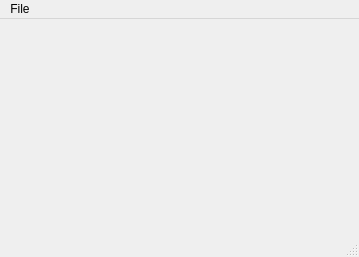
<?xml version="1.0" encoding="UTF-8"?>
<ui version="4.0">
 <class>MainWindow</class>
 <widget class="QMainWindow" name="MainWindow">
  <property name="geometry">
   <rect>
    <x>0</x>
    <y>0</y>
    <width>359</width>
    <height>257</height>
   </rect>
  </property>
  <property name="windowTitle">
   <string>MainWindow</string>
  </property>
  <widget class="QWidget" name="centralwidget"/>
  <widget class="QMenuBar" name="menubar">
   <property name="geometry">
    <rect>
     <x>0</x>
     <y>0</y>
     <width>359</width>
     <height>21</height>
    </rect>
   </property>
   <widget class="QMenu" name="menuFile">
    <property name="title">
     <string>File</string>
    </property>
    <addaction name="actionNew"/>
    <addaction name="actionOpen"/>
    <addaction name="actionSave"/>
    <addaction name="actionSave_As"/>
   </widget>
   <addaction name="menuFile"/>
  </widget>
  <widget class="QStatusBar" name="statusbar"/>
  <action name="actionOpen">
   <property name="text">
    <string>Open</string>
   </property>
   <property name="shortcut">
    <string>Ctrl+O</string>
   </property>
  </action>
  <action name="actionSave">
   <property name="text">
    <string>Save</string>
   </property>
   <property name="shortcut">
    <string>Ctrl+S</string>
   </property>
  </action>
  <action name="actionSave_As">
   <property name="text">
    <string>Save As</string>
   </property>
   <property name="shortcut">
    <string>Ctrl+Shift+S</string>
   </property>
  </action>
  <action name="actionNew">
   <property name="text">
    <string>New</string>
   </property>
   <property name="shortcut">
    <string>Ctrl+N</string>
   </property>
  </action>
 </widget>
 <resources/>
 <connections/>
</ui>
